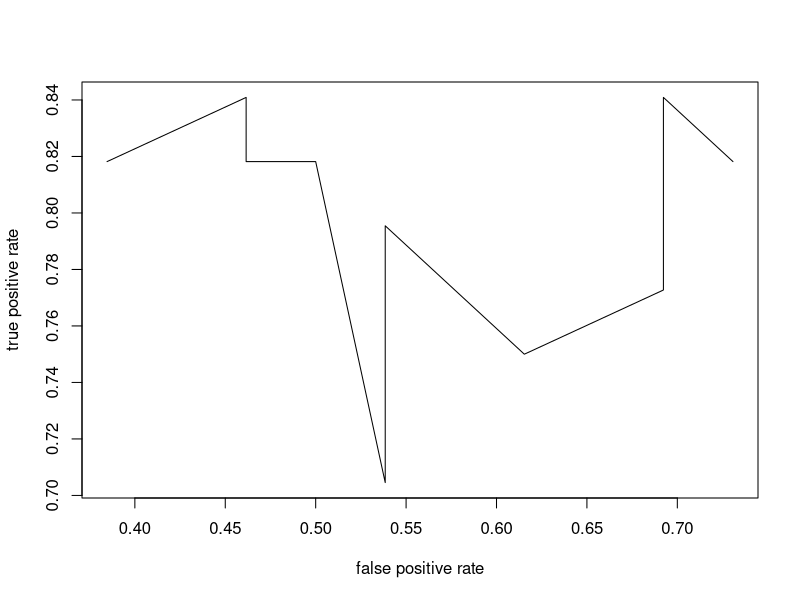

R code for this plot:
library(randomForest)
set.seed(1234)
p = 171 #number of sample
n = 100 #number of variable
y <- c(1:p)
x <- matrix(0, p, n)
for (ii in 1:p){
  x[ii,] <- rnorm(n, mean = 0, sd = 1)
  if(x[ii,1] <= 0.2){y[ii] <- rbinom(1, 1, 0.2)}
  if(x[ii,1] > 0.2){y[ii] <- rbinom(1, 1, 0.8)}
}

randdataset <- as.data.frame(cbind(x,y))

nm <- 10 #number of mtry
tp <- double(nm)
fp <- double(nm)
oob.err = double(nm)
test.err = double(nm)
trainset <- sample(1:171, 101) #randomly choose 101 train index
for (i in 1:nm){
  set.seed(i)
  rf <- randomForest(as.factor(y)~., data = randdataset, subset = trainset, ntree = 500, mtry = i)#randomForest for classification
  oob.err[i] = rf$err.rate[i,1]
  PredictionWithClass <- predict(rf, randdataset[-trainset, ], type = 'class')
  t <- table(Predictions=PredictionWithClass, actual = (randdataset[-trainset, ]) $ y)
  test.err[i] = sum(diag(t))/sum(t)
  tp[i] <- t[1,1]/(t[1,1]+t[2,1]);
  fp[i] <- t[1,2]/(t[1,2]+t[2,2]);
}

tpp <- tp
fp_list <- sort(fp,index.return= TRUE)
fp <- fp_list$x
ind_fp <- fp_list$ix
temp <- c(1:10)
for (j in 1:10){
  temp[j] <- tp[ind_fp[j]]
}
tp <- temp

#setwd("C:/Users/Ningyu Sha/Dropbox/Ningyu Sha/Dropbox/Digging-into-metagenomic-data/SZProjrct/randomforest") 
#pdf('ROC.pdf', width = 10, height = 10)
#future=paste("ROC curve",".jpg") 
#jpeg(file=future)
plot(fp,tp, type = "l", xlab = "false positive rate", ylab = "true positive rate" )
#dev.off()